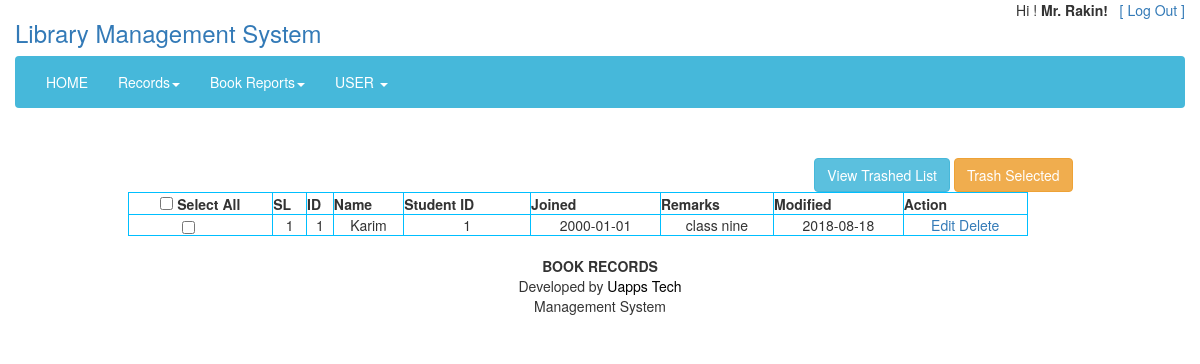
/views/view.php?id=student (signed in), run on the app's committed database.
### tables this page shows
CREATE TABLE `users` (
  `id` int(11) NOT NULL,
  `first_name` varchar(111) NOT NULL,
  `last_name` varchar(111) NOT NULL,
  `email` varchar(111) NOT NULL,
  `password` varchar(111) NOT NULL,
  `role` varchar(5) NOT NULL,
  `permission` varchar(2000) NOT NULL,
  `phone` varchar(111) NOT NULL,
  `address` varchar(333) NOT NULL,
  `email_verified` varchar(111) DEFAULT NULL
);

CREATE TABLE `student` (
  `id` int(11) NOT NULL,
  `name` varchar(50) DEFAULT NULL,
  `studentid` varchar(5) DEFAULT NULL,
  `joined` date DEFAULT NULL,
  `remarks` varchar(200) DEFAULT NULL,
  `modified` date DEFAULT NULL,
  `soft_delete` varchar(3) DEFAULT 'No'
);

### src/Model/Database.php (called while the page is built, shortened)
<?php
class Database
{
    public function __construct()
    {
        try{
            $this->DBH = new PDO('mysql:host=localhost;dbname=oopcrud', "root", "");
        }
        catch(PDOException $error){
           echo "Database Error: ". $error->getMessage();
        }
    }
}

### src/User/User.php (called while the page is built, shortened)
<?php
class User extends DB{
    public $email="";
    public function setData($data=array()){
        if(array_key_exists('email',$data)){
            $this->email=$data['email'];
        }
        return $this;
    }
    public function view(){
        $query=" SELECT * FROM users WHERE email = '$this->email'";
        $STH =$this->DBH->query($query);
        $STH->setFetchMode(PDO::FETCH_OBJ);
        return $STH->fetch();
    }
}

### src/Admin/Admin.php (called while the page is built, shortened)
<?php
class Admin extends DB
{
    public function view()
    {
        $sql = '';
        if ($_GET['id'] == 'student') {
            $sql = "select * from student WHERE soft_delete='No'";
        }
        $STH = $this->DBH->query($sql);
        $STH->setFetchMode(PDO::FETCH_OBJ);
        return $STH->fetchAll();
    }
}

### views/view.php (the view, shortened to what this page needs)
<?php
include ('header.php');
$objData= new \App\Admin\Admin();
$objData->setData($_GET);
$viewData=$objData->view();
$serial=1;
?>
<form action="trashmultiple.php" id="multiple" method="post">
<div class="container">
    <div class="row">
        <div class="col-sm-2"></div>
        <div class="col-sm-9 text-right">
            <a href="trashview.php?id=<?php echo $_GET['id']?>"   class="btn btn-info role="button"> View Trashed List</a>
            <button type="submit" class="btn btn-warning">Trash Selected</button>
        </div>
        <div class="col-sm-1"></div>
    </div>
<div class="row">
    <div class="col-sm-1"></div>
    <div class="col-sm-10">
            <?php
            if($_GET['id']=='student'){
                echo "<table id='resulttable' border='5' width='900px' style='border-spacing: 50px; border: deepskyblue; text-align: center;'> <table id='resulttable' border='5' width='900px' style='border-spacing: 50px; border: deepskyblue; text-align: center;'> <tr><th style='text-align: center'><input id='select_all' type='checkbox' value='select all'> Select All</th><th>SL</th><th>ID</th><th>Name</th><th>Student ID</th><th>Joined</th><th>Remarks</th><th>Modified</th><th>Action</th></tr>";
                foreach ($viewData as $oneData){
                    echo "<tr><td style='padding-left:6%'><input type='checkbox' class='checkbox' name='mark[]' value='$oneData->id'>
                   <td>$serial</td><td>$oneData->id</td>  <td>$oneData->name</td> <td> $oneData->studentid</td><td>$oneData->joined</td><td>$oneData->remarks</td><td>$oneData->modified</td><td><a href=edit.php?id=$oneData->id&editid=".$_GET['id'].">Edit</a><a  href=delete.php?id=$oneData->id&deleteid=student> Delete</a></td></tr>";
                    $serial++;
                }
                echo "</table>";
            }
            ?>
    </div>
    <div class="col-sm-1"></div>
</div>
</div>
</form>
<?php
include 'footer.php';
include 'footer_script.php';
?>
</body>
</html>

### views/header.php (shortened to what this page needs)
<?php
$obj= new User();
$obj->setData($_SESSION);
$singleUser = $obj->view();
?>
<!DOCTYPE html>
<html lang="en">
  <head>
      <link href="../resource/css/style.css" rel="stylesheet" type="text/css">
      <link href="../resource/css/bootstrap.min.css" rel="stylesheet">
      <link href="../resource/css/animate.min.css" rel="stylesheet">
      <link href="../resource/css/bootstrap-dropdownhover.min.css" rel="stylesheet">
      <link rel="stylesheet" type="text/css" href="../resource/bootstrap/css/daterangepicker.css" />
      <link rel="stylesheet" href="../resource/bootstrap/css/jquery-ui.css">
  </head>
  <body id="body">
	<div class="container headSection">
		<div class="row">
				<div class="row">
					<div class="col-md-9">
                        <a href="index.php"><h3>Library Management System</h3></a>
					</div>
					<div class="col-md-3 text-right">
                        <p>Hi ! <b><?php echo "<b>$singleUser->first_name $singleUser->last_name</b>"?>!</b> &nbsp; <a href="User/Authentication/logout.php">[ Log Out ]</a></p>
					</div>
				</div>
				<nav  class="navbar navbar-default navbar-static">
						<div style="padding-left:0px; padding-right:0px;" class="container">
							<div style="padding-top:0px; margin-top:0px;"  class="collapse navbar-collapse" id="myNavbar">
								<div style="padding-left:0px; padding-right:0px;" class="container">
								  <ul class="nav navbar-nav navbar-left">
									<li class="backg"><a href="index.php">HOME</a></li>
									<li class="dropdown">
										<a id="menu" href="" class="dropdown-toggle" data-toggle="dropdown" role="button" data-hover="dropdown" aria-haspopup="true" aria-expanded="false" data-animations="zoomIn zoomIn zoomIn zoomIn">Records<span class="caret"></span></a>
									</li>
									<li class="dropdown">
										<a id="menu" href="" class="dropdown-toggle" data-toggle="dropdown" role="button" data-hover="dropdown" aria-haspopup="true" aria-expanded="false" data-animations="zoomIn zoomIn zoomIn zoomIn">Book Reports<span class="caret"></span></a>
									</li>
									<li class="dropdown">
										<a id="menu" href="" class="dropdown-toggle" data-toggle="dropdown" role="button" data-hover="dropdown" aria-haspopup="true" aria-expanded="false" data-animations="zoomIn zoomIn zoomIn zoomIn">USER <span class="caret"></span></a>
									</li>
								  </ul>
								</div>
							</div>
						</div>
				</nav>
		</div>
	</div>
    <div class="text-center">
        <?php echo "<div style='height: 30px; text-align: center'> <div class='alert-success' id='message'> $msg</div> </div>"; ?>
    </div>

### resource/css/style.css (style rules this page uses)
#body { background-color: white; min-height:500px; }
.headSection .navbar-default { background-color: #46b8da; border-color: transparent; }
.navbar-default .navbar-left>li>a { color: #FFFFFF !important; }
#resulttable { border-width: thin; }

### data on the page
users: first_name "Mr.", last_name "Rakin"
student: id "1", name "Karim", studentid "1", joined "2000-01-01", remarks "class nine", modified "2018-08-18"
